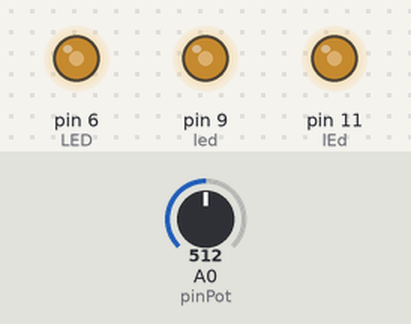
A sketch run on a simulated Arduino Uno, built with avr-gcc and run on an emulated ATmega328P. Shown: output pins drawn as LEDs (lit = HIGH). The test bench sets the inputs (shaded band); at power-on: A0 (pinPot) = 512.

Above: at 1.2 s.
1.3 s: A0 (pinPot) set to 716
At 1.6 s:
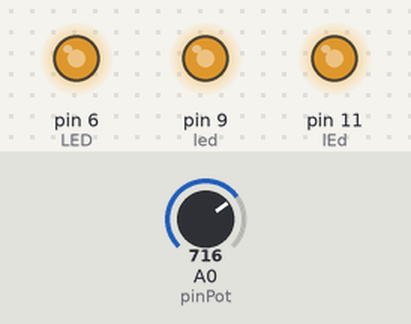
2.8 s: A0 (pinPot) set to 900
At 4.0 s:
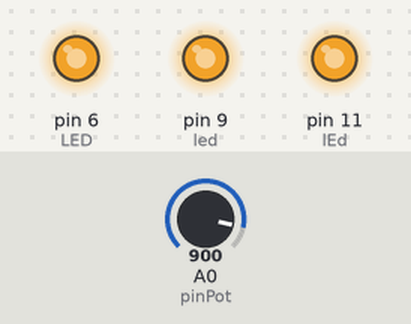
4.3 s: A0 (pinPot) set to 122
At 5.1 s:
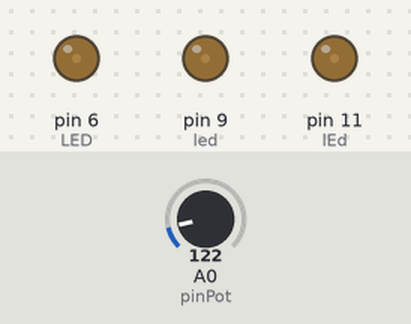
5.8 s: A0 (pinPot) set to 0
At 6.2 s:
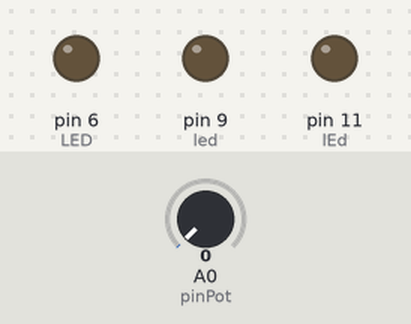
7.3 s: A0 (pinPot) set to 511
At 8.6 s:
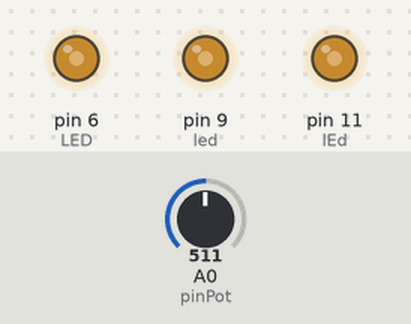
Timing chart, 0 to 9.8 s (numbered marks = the images above; inputs shaded):
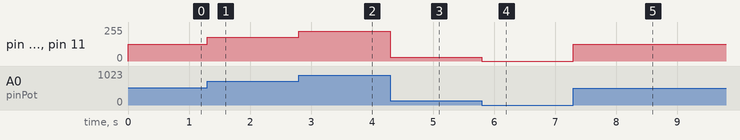

Measured:
- after the input at 1.3 s, pin 6 (LED), pin 9 (led), pin 11 (lEd): 127/255 → 178/255 at once
- after the input at 2.8 s, pin 6 (LED), pin 9 (led), pin 11 (lEd): 178/255 → 224/255 at once
- after the input at 4.3 s, pin 6 (LED), pin 9 (led), pin 11 (lEd): 224/255 → 30/255 at once
- after the input at 5.8 s, pin 6 (LED), pin 9 (led), pin 11 (lEd): 30/255 → 0/255 at once
- after the input at 7.3 s, pin 6 (LED), pin 9 (led), pin 11 (lEd): 0/255 → 127/255 at once

The sketch:

Insaf_PotentiometerwithLED.ino
```cpp
//untuk penggunaan dua lampu :)
int LED = 6; // digital pin untuk LED
int led = 9; // digital pin untuk LED
int lEd = 11; // digital pin untuk LED
int pinPot = 0; // pin analog untuk VR
int potVal = 0; // tempat menerima nilai tegangan dari VR

void setup() {
pinMode(LED,OUTPUT); // LED sebagai outputnya
pinMode(led,OUTPUT); // led sebagai output
pinMode(lEd,OUTPUT); // lEd sebagai output
}

void loop() {
potVal = analogRead(pinPot); //menerima masukan nilai dari VR;
potVal = map(potVal, 0, 1023, 0 , 255); //ubah nilai (0-1023) jadi(0-255)
//map untuk apa?
analogWrite(LED,potVal); // ubah nilai VR untuk mengatur kecerahan
analogWrite(led,potVal); // ubah nilai VR untuk mengatur kecerahan
analogWrite(lEd,potVal); // ubah nilai VR untuk mengatur kecerahan
}
/*jika diubah selain digital pin 5,6,9,10,11, maka nyala lampu tidak redup :D :V,
kenapa bisa seperti ini?
digital pin 1,2,3,4,7,8,12,13
*/
```
